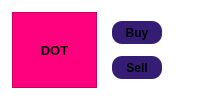
                     <widget class="QFrame" name="frame_76">
                      <property name="sizePolicy">
                       <sizepolicy hsizetype="Expanding" vsizetype="Preferred">
                        <horstretch>0</horstretch>
                        <verstretch>0</verstretch>
                       </sizepolicy>
                      </property>
                      <property name="styleSheet">
                       <string notr="true">background-color:transparent;</string>
                      </property>
                      <property name="frameShape">
                       <enum>QFrame::StyledPanel</enum>
                      </property>
                      <property name="frameShadow">
                       <enum>QFrame::Raised</enum>
                      </property>
                      <layout class="QHBoxLayout" name="horizontalLayout_41">
                       <item>
                        <widget class="QFrame" name="frame_77">
                         <property name="styleSheet">
                          <string notr="true">background-color: rgb(255, 0, 127);</string>
                         </property>
                         <property name="frameShape">
                          <enum>QFrame::StyledPanel</enum>
                         </property>
                         <property name="frameShadow">
                          <enum>QFrame::Raised</enum>
                         </property>
                         <layout class="QHBoxLayout" name="horizontalLayout_42">
                          <item>
                           <widget class="QLabel" name="label_86">
                            <property name="font">
                             <font>
                              <pointsize>10</pointsize>
                              <weight>75</weight>
                              <bold>true</bold>
                             </font>
                            </property>
                            <property name="text">
                             <string>DOT</string>
                            </property>
                            <property name="alignment">
                             <set>Qt::AlignCenter</set>
                            </property>
                           </widget>
                          </item>
                         </layout>
                        </widget>
                       </item>
                       <item>
                        <widget class="QFrame" name="frame_78">
                         <property name="sizePolicy">
                          <sizepolicy hsizetype="Preferred" vsizetype="Preferred">
                           <horstretch>0</horstretch>
                           <verstretch>0</verstretch>
                          </sizepolicy>
                         </property>
                         <property name="styleSheet">
                          <string notr="true">background-color:transparent;
border-radius:10px;</string>
                         </property>
                         <property name="frameShape">
                          <enum>QFrame::StyledPanel</enum>
                         </property>
                         <property name="frameShadow">
                          <enum>QFrame::Raised</enum>
                         </property>
                         <layout class="QVBoxLayout" name="verticalLayout_81">
                          <property name="spacing">
                           <number>12</number>
                          </property>
                          <item>
                           <widget class="QPushButton" name="pushButton_44">
                            <property name="sizePolicy">
                             <sizepolicy hsizetype="Fixed" vsizetype="Minimum">
                              <horstretch>0</horstretch>
                              <verstretch>0</verstretch>
                             </sizepolicy>
                            </property>
                            <property name="minimumSize">
                             <size>
                              <width>50</width>
                              <height>20</height>
                             </size>
                            </property>
                            <property name="font">
                             <font>
                              <weight>75</weight>
                              <bold>true</bold>
                             </font>
                            </property>
                            <property name="styleSheet">
                             <string notr="true">background-color: #351c75;
border-radius:10px;</string>
                            </property>
                            <property name="text">
                             <string>Buy</string>
                            </property>
                           </widget>
                          </item>
                          <item>
                           <widget class="QPushButton" name="pushButton_45">
                            <property name="sizePolicy">
                             <sizepolicy hsizetype="Fixed" vsizetype="Minimum">
                              <horstretch>0</horstretch>
                              <verstretch>0</verstretch>
                             </sizepolicy>
                            </property>
                            <property name="minimumSize">
                             <size>
                              <width>50</width>
                              <height>20</height>
                             </size>
                            </property>
                            <property name="font">
                             <font>
                              <weight>75</weight>
                              <bold>true</bold>
                             </font>
                            </property>
                            <property name="styleSheet">
                             <string notr="true">background-color: #351c75;
border-radius:10px;</string>
                            </property>
                            <property name="text">
                             <string>Sell</string>
                            </property>
                           </widget>
                          </item>
                         </layout>
                        </widget>
                       </item>
                      </layout>
                     </widget>
